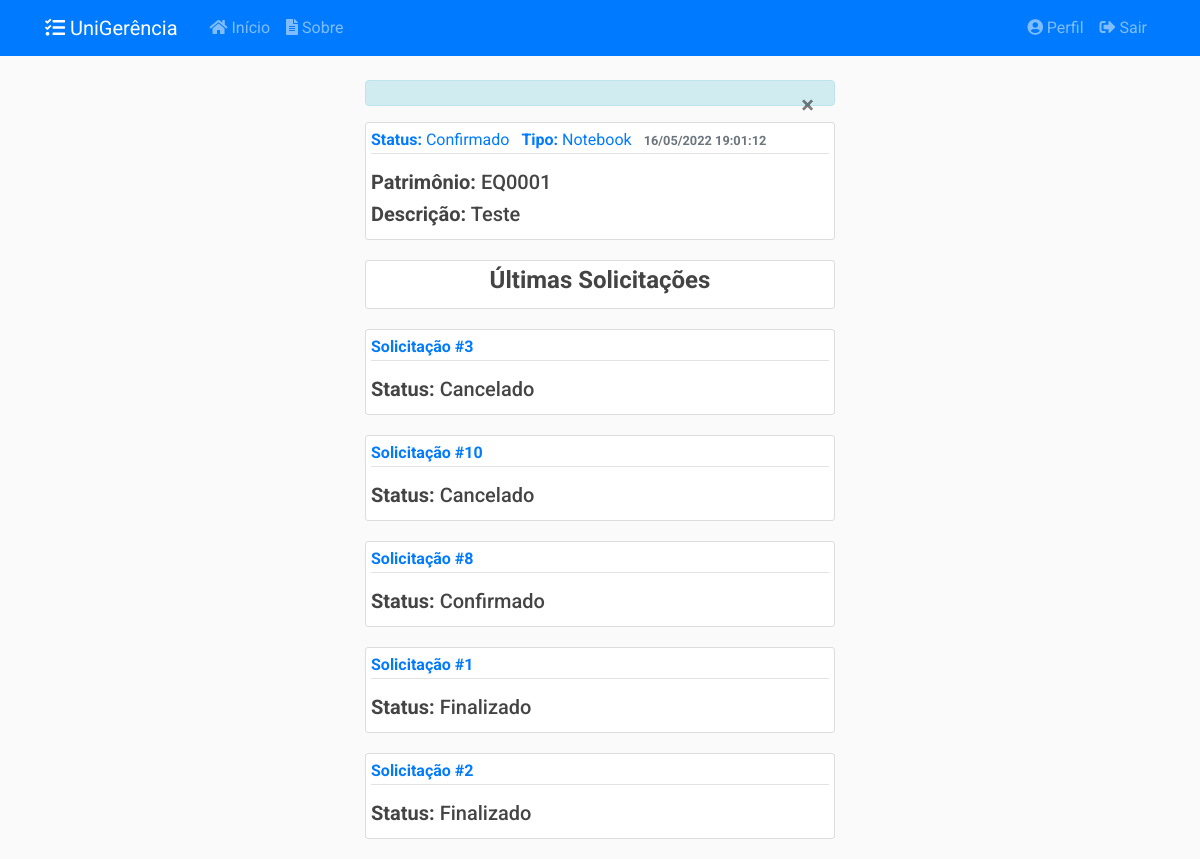
Page /equipamentos/1 (signed in) on the earlier database version.
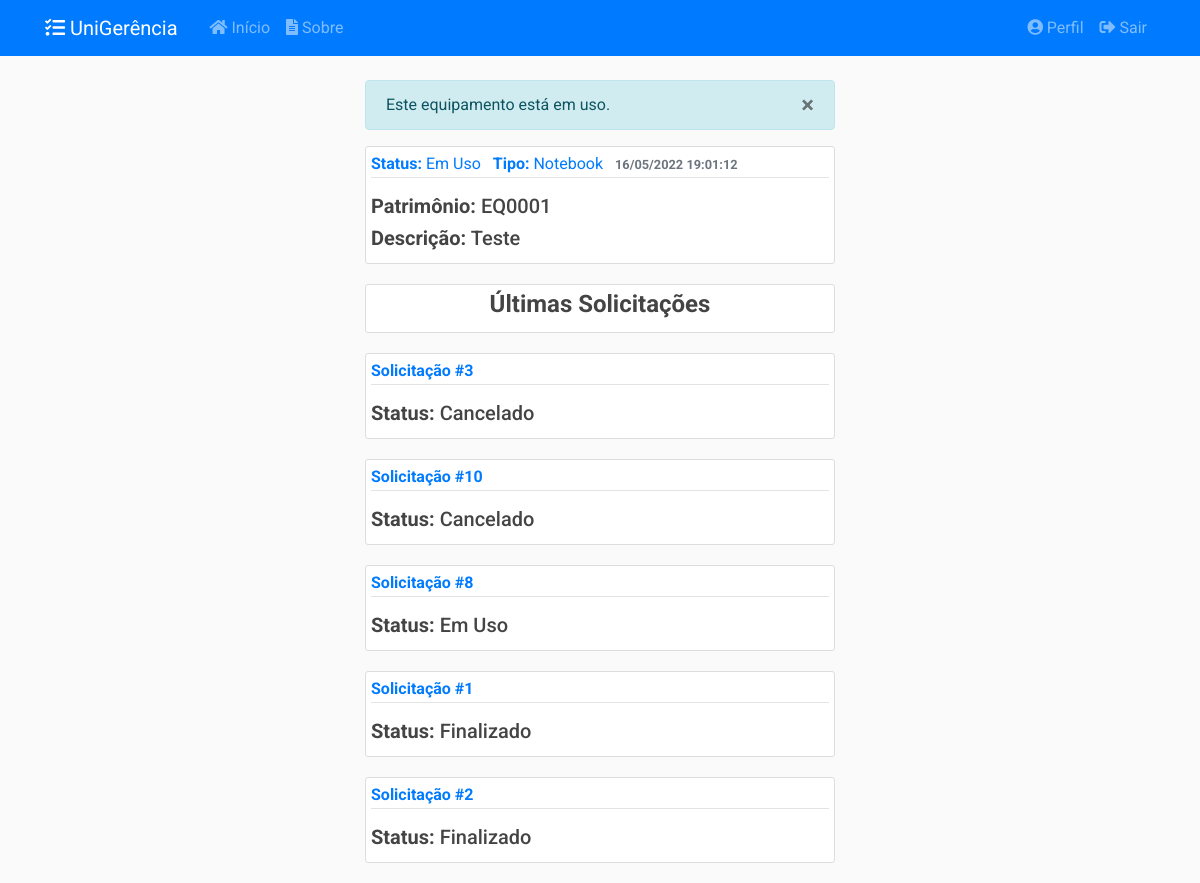
Same page on the later database version.
### app/models/equipamentos.py (models this page shows, shortened)
class Equipamento(db.Model):
    __tablename__ = 'equipamentos'
    __table_args__ = {'extend_existing': True}
    id = db.Column(db.Integer, primary_key=True)
    patrimonio = db.Column(db.String(20), unique=True, nullable=False)
    descricao = db.Column(db.String(50), nullable=False)
    data_cadastro = db.Column(db.DateTime, nullable=False,
                              default=datetime.now().astimezone(fuso_horario))
    data_atualizacao = db.Column(db.DateTime, nullable=True)
    status = db.Column(db.Enum(Status), default=Status.ABERTO.name)
    motivo_indisponibilidade = db.Column(db.Text, nullable=True)
    ativo = db.Column(db.Boolean, nullable=False, default=True)
    tipo_eqp_id = db.Column(db.Integer, db.ForeignKey('tipos_equipamento.id'),
                            nullable=False)
    tipo_eqp = db.relationship('TipoEquipamento', back_populates='equipamentos')
    solicitacoes = db.relationship('SolicitacaoEquipamento', secondary=solicitacao_e,
                                   back_populates='equipamentos')
    relatorios = db.relationship('RelatorioEquipamento', back_populates='equipamento')
    def recupera_id(eqp_id):
        return Equipamento.query.filter_by(id=eqp_id).filter_by(ativo=True).first_or_404()
    def __repr__(self):
        return f"{self.patrimonio} - {self.descricao}"

### app/models/solicitacoes.py (models this page shows, shortened)
class Solicitacao(db.Model):
    __tablename__ = 'solicitacoes'
    __table_args__ = {'extend_existing': True}
    id = db.Column(db.Integer, primary_key=True)
    status = db.Column(db.Enum(Status), default=Status.ABERTO.name)
    data_abertura = db.Column(db.DateTime, nullable=False,
                              default=datetime.now().astimezone(fuso_horario))
    data_inicio_pref = db.Column(db.Date, nullable=False)
    data_fim_pref = db.Column(db.Date, nullable=False)
    data_retirada = db.Column(db.DateTime, nullable=True)
    data_devolucao = db.Column(db.DateTime, nullable=True)
    data_cancelamento = db.Column(db.DateTime, nullable=True)
    data_finalizacao = db.Column(db.DateTime, nullable=True)
    quantidade = db.Column(db.Integer, nullable=False, default=0)
    descricao = db.Column(db.String(20), nullable=False)
    tipo = db.Column(db.String(20), nullable=False)
    ativo = db.Column(db.Boolean, nullable=False, default=True)
    usuario_id = db.Column(db.Integer, db.ForeignKey('usuarios.id'),
                           nullable=False)
    turno_id = db.Column(db.Integer, db.ForeignKey('turnos.id'),
                           nullable=False)
    turno = db.relationship('Turno', back_populates='solicitacoes')
    def recupera_ultimas_eqp(equipamento, limite):
        return Solicitacao.query.filter(
            SolicitacaoEquipamento.equipamentos.contains(equipamento)).filter_by(
            ativo=True).order_by(SolicitacaoEquipamento.id.desc()).limit(limite)
    __mapper_args__ = {
        'polymorphic_identity': 'SOLICITACAO',
        'polymorphic_on': tipo
    }

class SolicitacaoEquipamento(Solicitacao):
    __tablename__ = 'solicitacoes_equipamentos'
    id = db.Column(db.Integer, db.ForeignKey('solicitacoes.id'), primary_key=True)
    tipo_eqp_id = db.Column(db.Integer, db.ForeignKey('tipos_equipamento.id'),
                           nullable=True)
    equipamentos = db.relationship('Equipamento', secondary=solicitacao_e,
                                   back_populates='solicitacoes')
    tipo_eqp = db.relationship('TipoEquipamento', back_populates='solicitacoes')
    __mapper_args__ = {
        'polymorphic_identity': 'EQUIPAMENTO'
    }

class Solicitacao(db.Model):
    __tablename__ = 'solicitacoes'
    __table_args__ = {'extend_existing': True}
    id = db.Column(db.Integer, primary_key=True)
    status = db.Column(db.Enum(Status), default=Status.ABERTO.name)
    data_abertura = db.Column(db.DateTime, nullable=False,
                              default=datetime.now().astimezone(fuso_horario))
    data_inicio_pref = db.Column(db.Date, nullable=False)
    data_fim_pref = db.Column(db.Date, nullable=False)
    data_retirada = db.Column(db.DateTime, nullable=True)
    data_devolucao = db.Column(db.DateTime, nullable=True)
    data_cancelamento = db.Column(db.DateTime, nullable=True)
    data_finalizacao = db.Column(db.DateTime, nullable=True)
    quantidade = db.Column(db.Integer, nullable=False, default=0)
    descricao = db.Column(db.String(20), nullable=False)
    tipo = db.Column(db.String(20), nullable=False)
    ativo = db.Column(db.Boolean, nullable=False, default=True)
    usuario_id = db.Column(db.Integer, db.ForeignKey('usuarios.id'),
                           nullable=False)
    turno_id = db.Column(db.Integer, db.ForeignKey('turnos.id'),
                           nullable=False)
    turno = db.relationship('Turno', back_populates='solicitacoes')
    def recupera_ultimas_eqp(equipamento, limite):
        return Solicitacao.query.filter(
            SolicitacaoEquipamento.equipamentos.contains(equipamento)).filter_by(
            ativo=True).order_by(SolicitacaoEquipamento.id.desc()).limit(limite)
    __mapper_args__ = {
        'polymorphic_identity': 'SOLICITACAO',
        'polymorphic_on': tipo
    }

### app/controllers/equipamentos.py (the view)
@equipamentos.route("/<int:eqp_id>")
@login_required
@admin_required
def equipamento(eqp_id):
    equipamento = Equipamento.recupera_id(eqp_id)
    solicitacoes = Solicitacao.recupera_ultimas_eqp(equipamento, 5)
    return render_template('equipamentos/equipamento.html',
                           title=equipamento, equipamento=equipamento,
                           solicitacoes=solicitacoes)

### app/models/usuarios.py (called while the page is built)
@login_manager.user_loader
def load_user(user_id):
    return Usuario.query.get(int(user_id))

def admin_required(f):
    @wraps(f)
    def wrap(*args, **kwargs):
        if Usuario.verifica_admin(current_user):
            return f(*args, **kwargs)
        else:
            flash('Você não tem autorização para acessar esta página.', 'danger')
        return redirect(url_for('principal.inicio'))
    return wrap

    @staticmethod
    def verifica_admin(self):
        if self.tipo.name == 'ADMIN':
            return True
        else:
            return False

### app/templates/equipamentos/equipamento.html (shortened to what this page needs)
{% extends "layout.html" %}
{% block conteudo %}
{% if equipamento.status.name != 'PENDENTE' %}
<div class="alert alert-info" role="alert" id="alert-message">
    <button type="button" class="close" data-dismiss="alert">
    <span>&times;</span>
    </button>
    {% if equipamento.status.name == 'ABERTO' %}
    Este equipamento está disponível para ser solicitado.
    {% elif equipamento.status.name == 'EMUSO' %}
    Este equipamento está em uso.
    {% elif equipamento.status.name == 'DESABILITADO' or equipamento.status.name == 'EMMANUTENCAO' %}
    Este equipamento está indisponível para ser solicitado.
    {% endif %}
</div>
{% endif %}
<article class="media content-section">
    <div class="media-body">
        <div class="article-metadata mb-3">
            <a class="mr-2" href="#"><strong>Status:</strong> {{ equipamento.status.value }}</a>
            <a class="mr-2" href="#"><strong>Tipo:</strong> {{ equipamento.tipo_eqp.nome }}</a>
            <small class="text-muted"><strong>{{ equipamento.data_cadastro.strftime('%d/%m/%Y %H:%M:%S') }}</strong></small>
        </div>
        <h5 class="article-title"><strong>Patrimônio:</strong> {{ equipamento.patrimonio }}</h5>
        <h5 class="article-content"><strong>Descrição:</strong> {{ equipamento.descricao }}</h5>
    </div>
</article>
<article class="media content-section">
    <div class="media-body">
        <h4 class="article-content text-center"><strong>Últimas Solicitações</strong></h4>
    </div>
</article>
{% for solicitacao in solicitacoes %}
<article class="media content-section">
    <div class="media-body">
        <div class="article-metadata mb-3">
            <a class="mr-2" href="{{ url_for('solicitacoes.solicitacao', solicitacao_id=solicitacao.id )}}"><strong>Solicitação #{{ solicitacao.id }}</strong></a>
        </div>
        <h5 class="article-content"><strong>Status:</strong> {{ solicitacao.status.value }}</h5>
    </div>
</article>
{% endfor %}
{% endblock conteudo %}

Differences in the rows shown:
changed Equipamento "EQ0001": status.value "Confirmado" → "Em Uso"
changed through a linked row, SolicitacaoEquipamento id 8: status.value "Confirmado" → "Em Uso"
Other differences:
text now shown: "Este equipamento está em uso."
